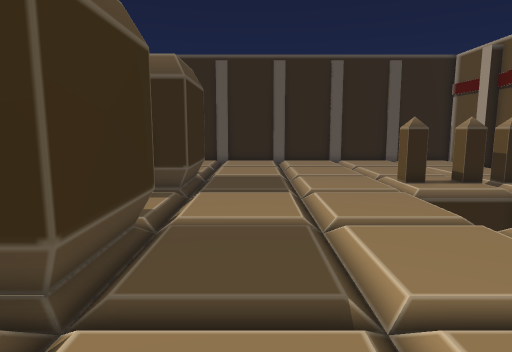
[1] (above)

15 first-person views from a walk through a Unity game level. The camera is 1.3 m above the floor, tilts 8° down and sees 75° across. The floor is counted in squares, 0.56 m on a side. Each view is taken from the middle of a square. On the plan, view 1 faces up. The plan holds only what a view shows up to about 19 squares ahead; the rest is blank. The place goes on beyond the plan. The player character is not drawn.

[2]
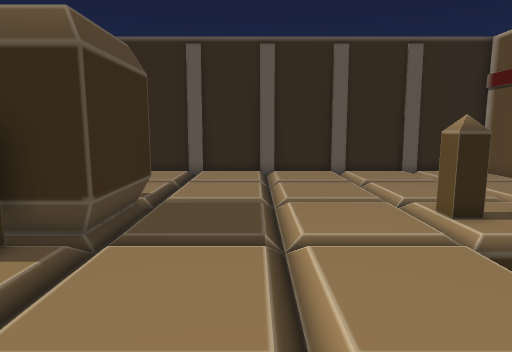

[3]
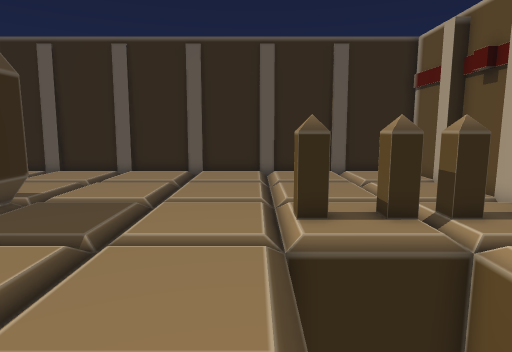

[4]
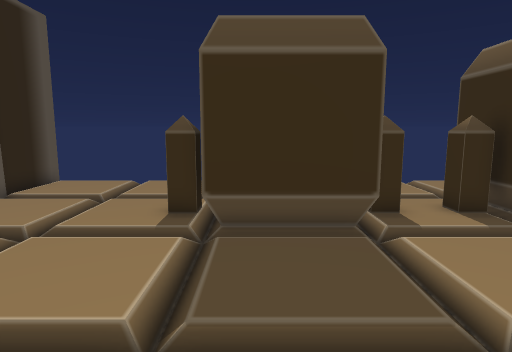

[5]
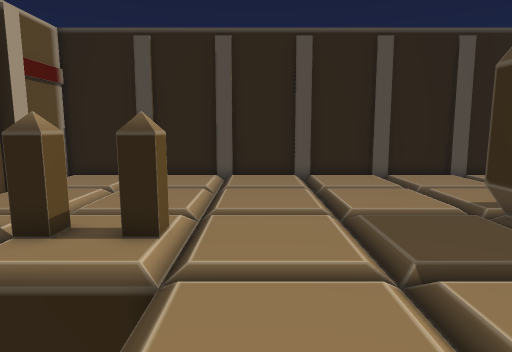

[6]
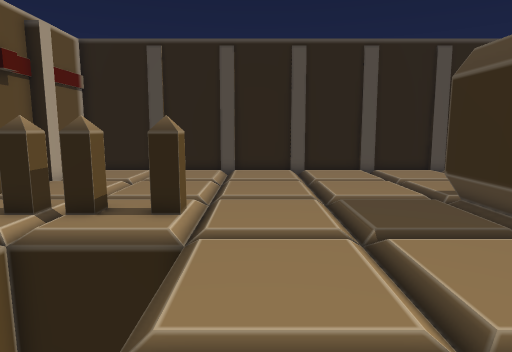

[7]
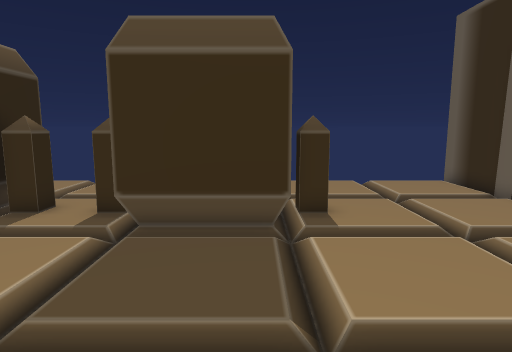

[8]
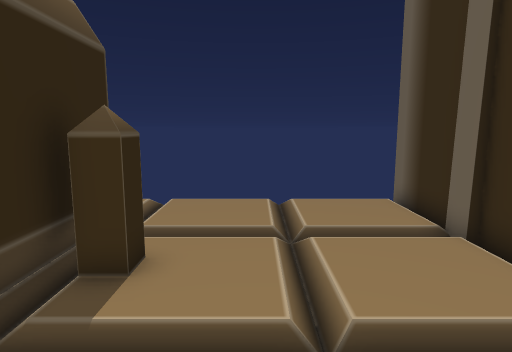

[9]
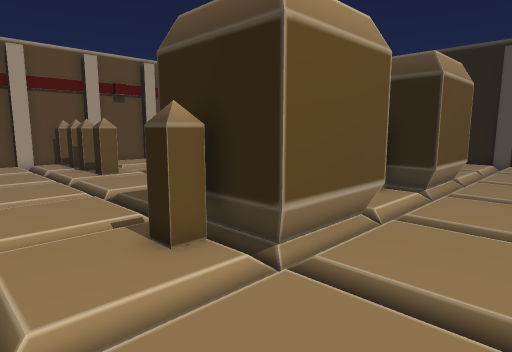

[10]
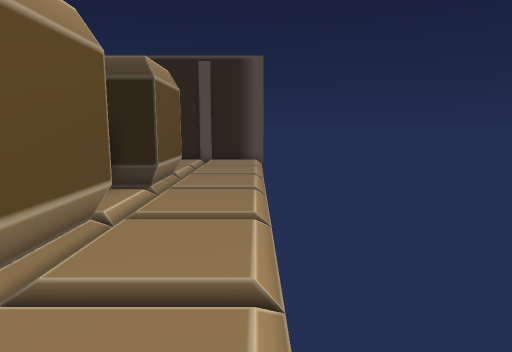

[11]
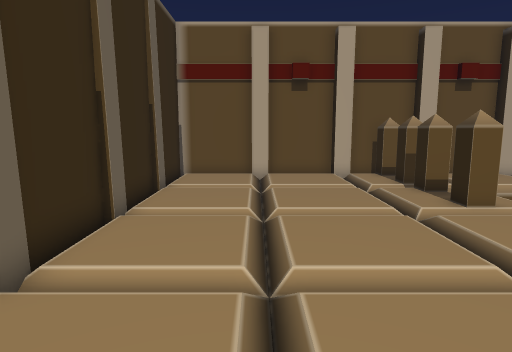

[12]
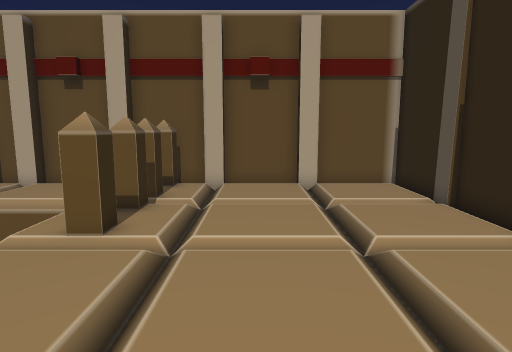

[13]
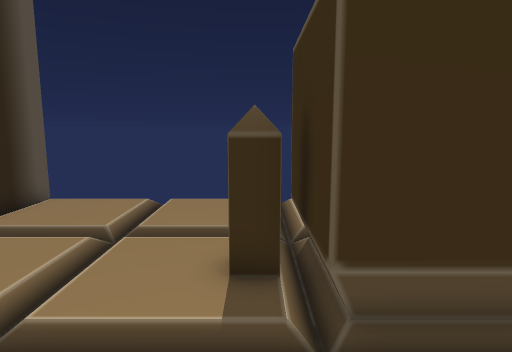

[14]
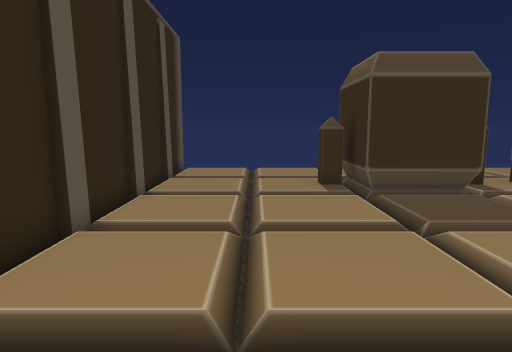

[15]
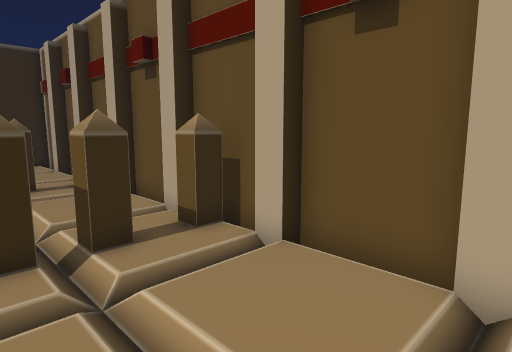

### Floor plan
Key: @ floor where view 1 was taken; # wall or solid block; . floor; / step, stairs or slope; T thing the floor can be seen under or through.
Columns run from 11 left of view 1 to 14 right of it. Each row starts with its distance up from view 1.
 24 ##########################
 23  ........................#
 22  ........................#
 21  ........................#
 20  ///////////////////////##
 19  .......................##
 18  ........................#
 17  .....##.................#
 16  ....####///////////////##
 15  ....#####..............##
 14  ....#  ##.......TTTTTT.##
 13  ....#  ##.......TTTTTT.##
 12  ....#####///////    ...##
 11  .....##.........    ...##
 10  ................    ....#
  9  .....##.........    ....#
  8  ....####////////    ...##
  7  ....#####..............##
  6  ....#  ##.......##.###.##
  5  ....#  ##.......##.###.##
  4  ....#####//////////////##
  3  .....##................##
  2  ........................#
  1  ........................#
  0  //////////@////////////##
 -1  .......................##
 -2  ........................#
 -3  ........................#
 -4 ##########################

Where each view was taken, in squares from view 1:
view 1: 0 up, 0 right, facing up
view 2: 5 up, 1 right, facing up
view 3: 5 up, 5 right, facing up
view 4: 5 up, 5 right, facing left
view 5: 13 up, 4 right, facing down
view 6: 15 up, 4 right, facing down
view 7: 15 up, 5 right, facing left
view 8: 19 up, 1 right, facing left
view 9: 20 up, 10 left, facing down-right
view 10: 20 up, 10 left, facing down
view 11: 20 up, 3 left, facing right
view 12: 2 up, 1 left, facing right
view 13: 3 up, 1 right, facing left
view 14: 0 up, 9 right, facing left
view 15: 1 down, 8 right, facing up-right
